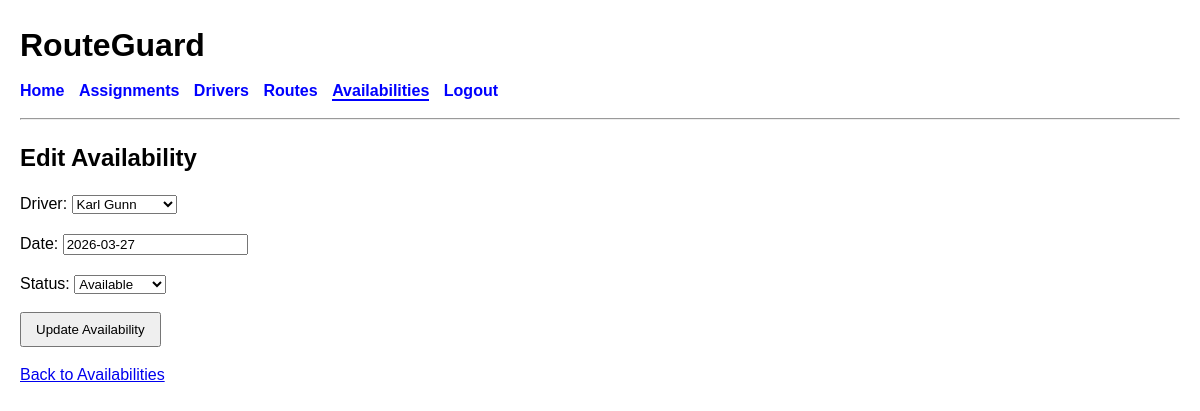
Screenshot of /availabilities/1/edit/ (signed in) with the database file from the repository.
### planner/models.py (models this page shows, shortened)
class Availability(models.Model):
    STATUS_CHOICES = [
        ("available", "Available"),
        ("rest", "Rest"),
        ("holiday", "Holiday"),
        ("sick", "Sick"),
        ("unavailable", "Unavailable"),
    ]
    driver = models.ForeignKey(Driver, on_delete=models.CASCADE)
    date = models.DateField()
    status = models.CharField(max_length=20, choices=STATUS_CHOICES)

### planner/views.py (the view)
# urls.py: path("availabilities/<int:availability_id>/edit/", views.edit_availability, name="edit_availability"),
@login_required
def edit_availability(request, availability_id):
    availability = get_object_or_404(Availability, id=availability_id)
    if request.method == "POST":
        form = AvailabilityForm(request.POST, instance=availability)
        if form.is_valid():
            form.save()
            messages.success(request, "Availability updated successfully")
            return redirect("availability_list")
    else:
        form = AvailabilityForm(instance=availability)
    return render(
        request,
        "planner/edit_availability.html",
        {"form": form, "availability": availability},
    )

### planner/forms.py
class AvailabilityForm(forms.ModelForm):
    class Meta:
        model = Availability
        fields = ["driver", "date", "status"]

### planner/models.py (called while the page is built)
    def __str__(self):
        return self.name

### planner/templates/planner/edit_availability.html (shortened to what this page needs)
{% extends "base.html" %}
{% block content %}
<h2>Edit Availability</h2>
<form method="post">
    {{ form.as_p }}
    <button type="submit">Update Availability</button>
</form>
<p><a href="{% url 'availability_list' %}">Back to Availabilities</a></p>
{% endblock %}

### static/css/style.css (style rules this page uses)
body { font-family: Arial, sans-serif; margin: 20px; line-height: 1.5; }
h1, h2 { margin-bottom: 10px; }
button { padding: 8px 14px; cursor: pointer; }

### rows the page displays
Availability: driver "Karl Gunn", date "2026-03-27", status "Available"
